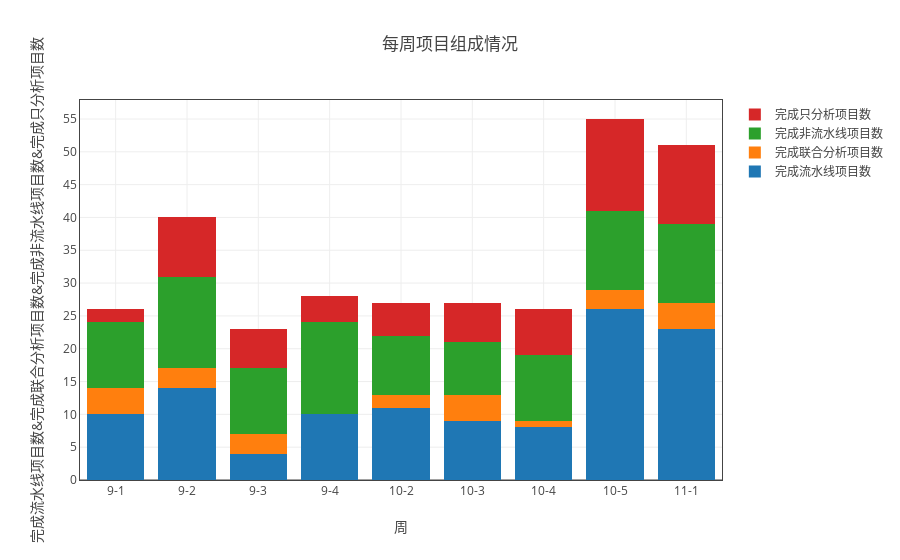
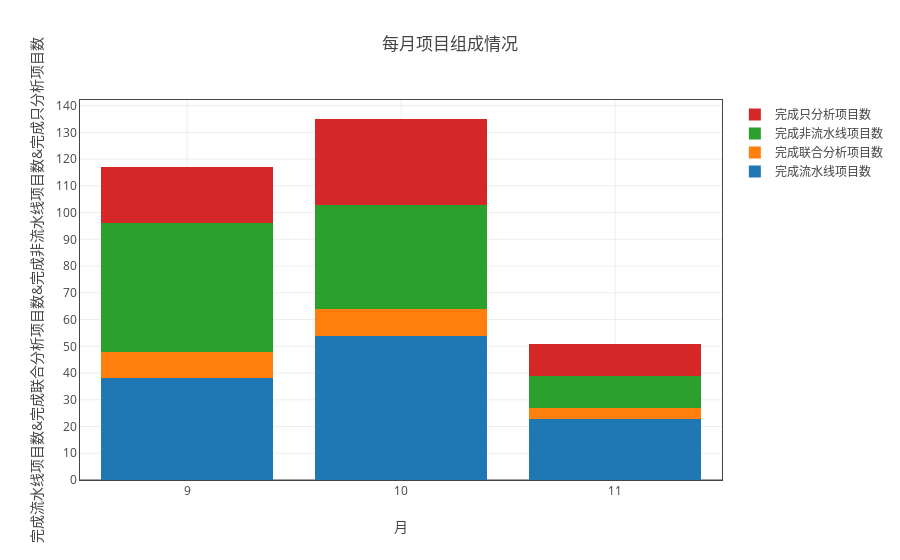

The notebook cell these images were saved under, in order:
### Markdown cell above
### 项目组成情况

### Code cell
ss = myModule.format(all_df1 ,"日期（格式“月-周次”）" ,['完成流水线项目数','完成非流水线项目数','完成只分析项目数','完成联合分析项目数'])
myModule.myPlot(myModule.sort_by_index(ss.groupby('sum'))).plot('stack_bar',fig_title='每周项目组成情况')
ss = myModule.format(all_df1 ,"month" ,['完成流水线项目数','完成非流水线项目数','完成只分析项目数','完成联合分析项目数'])
myModule.myPlot(ss.groupby('sum')).plot('stack_bar',"月",fig_title='每月项目组成情况')

### Figure 1 — Plotly figure (JSON) as saved in the notebook; plotly's stock layout.template omitted (floating-point values rounded to 4 significant figures)
{"data": [{"name": "完成流水线项目数", "type": "bar", "uid": "b9a686c5-e638-11e8-8ddb-a41f72875c19", "x": ["9-1", "9-2", "9-3", "9-4", "10-2", "10-3", "10-4", "10-5", "11-1"], "y": [10, 14, 4, 10, 11, 9, 8, 26, 23]}, {"name": "完成联合分析项目数", "type": "bar", "uid": "b9a686c6-e638-11e8-8ddb-a41f72875c19", "x": ["9-1", "9-2", "9-3", "9-4", "10-2", "10-3", "10-4", "10-5", "11-1"], "y": [4, 3, 3, 0, 2, 4, 1, 3, 4]}, {"name": "完成非流水线项目数", "type": "bar", "uid": "b9a686c7-e638-11e8-8ddb-a41f72875c19", "x": ["9-1", "9-2", "9-3", "9-4", "10-2", "10-3", "10-4", "10-5", "11-1"], "y": [10, 14, 10, 14, 9, 8, 10, 12, 12]}, {"name": "完成只分析项目数", "type": "bar", "uid": "b9a686c8-e638-11e8-8ddb-a41f72875c19", "x": ["9-1", "9-2", "9-3", "9-4", "10-2", "10-3", "10-4", "10-5", "11-1"], "y": [2, 9, 6, 4, 5, 6, 7, 14, 12]}], "layout": {"barmode": "stack", "title": "每周项目组成情况", "xaxis": {"mirror": "all", "nticks": 20, "showgrid": true, "showline": true, "title": "周", "type": "category", "zeroline": true}, "yaxis": {"mirror": "all", "nticks": 20, "showgrid": true, "showline": true, "title": "完成流水线项目数&完成联合分析项目数&完成非流水线项目数&完成只分析项目数", "zeroline": true}}}

### Figure 2 — Plotly figure (JSON) as saved in the notebook; plotly's stock layout.template omitted (floating-point values rounded to 4 significant figures)
{"data": [{"name": "完成流水线项目数", "type": "bar", "uid": "b9a686c9-e638-11e8-8ddb-a41f72875c19", "x": [9, 10, 11], "y": [38, 54, 23]}, {"name": "完成联合分析项目数", "type": "bar", "uid": "b9a686ca-e638-11e8-8ddb-a41f72875c19", "x": [9, 10, 11], "y": [10, 10, 4]}, {"name": "完成非流水线项目数", "type": "bar", "uid": "b9a686cb-e638-11e8-8ddb-a41f72875c19", "x": [9, 10, 11], "y": [48, 39, 12]}, {"name": "完成只分析项目数", "type": "bar", "uid": "b9a686cc-e638-11e8-8ddb-a41f72875c19", "x": [9, 10, 11], "y": [21, 32, 12]}], "layout": {"barmode": "stack", "title": "每月项目组成情况", "xaxis": {"mirror": "all", "nticks": 20, "showgrid": true, "showline": true, "title": "月", "type": "category", "zeroline": true}, "yaxis": {"mirror": "all", "nticks": 20, "showgrid": true, "showline": true, "title": "完成流水线项目数&完成联合分析项目数&完成非流水线项目数&完成只分析项目数", "zeroline": true}}}
